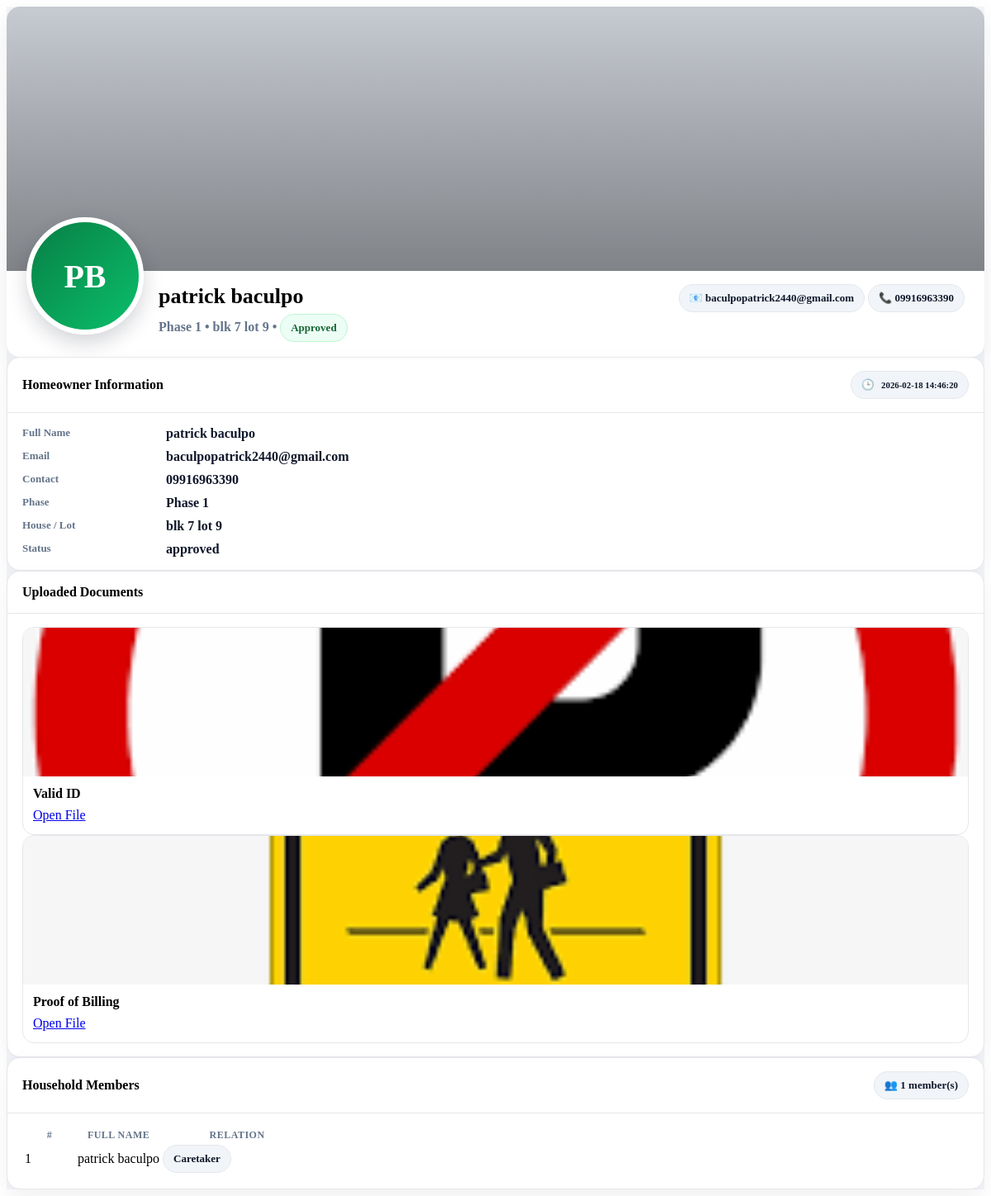
The app's page /admin/homeowner_profile_ajax.php?id=74 (signed in) with its own data.
### tables this page shows
CREATE TABLE `homeowners` (
  `id` int(11) NOT NULL,
  `public_id` varchar(20) DEFAULT NULL,
  `first_name` varchar(100) NOT NULL,
  `middle_name` varchar(100) DEFAULT NULL,
  `last_name` varchar(100) NOT NULL,
  `contact_number` varchar(15) NOT NULL,
  `email` varchar(255) NOT NULL,
  `password` varchar(255) NOT NULL,
  `must_change_password` tinyint(1) NOT NULL DEFAULT 1,
  `phase` enum('Phase 1','Phase 2','Phase 3') NOT NULL,
  `house_lot_number` varchar(50) NOT NULL,
  `valid_id_path` varchar(255) NOT NULL,
  `proof_of_billing_path` varchar(255) NOT NULL,
  `latitude` decimal(10,7) DEFAULT NULL,
  `longitude` decimal(10,7) DEFAULT NULL,
  `status` enum('pending','approved','rejected') DEFAULT 'pending',
  `admin_id` int(11) DEFAULT NULL,
  `created_at` timestamp NOT NULL DEFAULT current_timestamp(),
  `reset_token` varchar(255) DEFAULT NULL,
  `reset_expires` datetime DEFAULT NULL
);

CREATE TABLE `household_members` (
  `id` int(11) NOT NULL,
  `homeowner_id` int(11) NOT NULL,
  `first_name` varchar(100) NOT NULL,
  `middle_name` varchar(100) DEFAULT NULL,
  `last_name` varchar(100) NOT NULL,
  `relation` enum('Homeowner','Spouse','Child','Parent','Relative','Tenant','Caretaker') NOT NULL
);

### admin/homeowner_profile_ajax.php (the view, shortened to what this page needs)
<?php
$host = "localhost";
$db   = "south_meridian_hoa";
$user = "root";
$pass = "";
$conn = new mysqli($host, $user, $pass, $db);
$conn->set_charset("utf8mb4");
function esc($v){ return htmlspecialchars((string)$v, ENT_QUOTES, 'UTF-8'); }
function render_homeowner_profile_html(mysqli $conn, string $admin_role, string $admin_phase, int $id): string {
  if ($admin_role === 'superadmin') {
    $stmt = $conn->prepare("SELECT * FROM homeowners WHERE id=?");
    $stmt->bind_param("i", $id);
  } else {
    $stmt = $conn->prepare("SELECT * FROM homeowners WHERE id=? AND phase=?");
    $stmt->bind_param("is", $id, $admin_phase);
  }
  $stmt->execute();
  $homeowner = $stmt->get_result()->fetch_assoc();
  $stmt = $conn->prepare("SELECT * FROM household_members WHERE homeowner_id=? ORDER BY id ASC");
  $stmt->bind_param("i", $id);
  $stmt->execute();
  $members = $stmt->get_result();
  $lat = $homeowner['latitude'] ?? '';
  $lng = $homeowner['longitude'] ?? '';
  $validId = $homeowner['valid_id_path'] ?? '';
  $proof   = $homeowner['proof_of_billing_path'] ?? '';
  $fn = trim((string)($homeowner['first_name'] ?? ''));
  $ln = trim((string)($homeowner['last_name'] ?? ''));
  $initials = strtoupper(($fn ? $fn[0] : 'H') . ($ln ? $ln[0] : 'O'));
  $status = strtolower((string)($homeowner['status'] ?? 'pending'));
  $badgeClass = 'badge-soft-warning';
  if ($status === 'approved') $badgeClass = 'badge-soft-success';
  ?>
  <div class="p-3 p-lg-4" style="background:var(--bg);">
    <div class="profile-shell mb-4">
      <div class="cover">
        <?php if (!empty($lat) && !empty($lng)): ?>
          <div id="coverMap" data-lat="<?= esc($lat) ?>" data-lng="<?= esc($lng) ?>"></div>
          <div class="cover-overlay"></div>
        <?php else: ?>
          <div class="h-100 w-100 d-flex align-items-center justify-content-center bg-light">
            <div class="text-muted fw-semibold">No location saved for this homeowner.</div>
          </div>
        <?php endif; ?>
      </div>
      <div class="profile-header">
        <div class="avatar"><?= esc($initials) ?></div>
        <div class="profile-meta">
          <div>
            <p class="name"><?= esc(($homeowner['first_name'] ?? '').' '.($homeowner['middle_name'] ?? '').' '.($homeowner['last_name'] ?? '')) ?></p>
            <p class="subline">
              <?= esc($homeowner['phase'] ?? '') ?> • <?= esc($homeowner['house_lot_number'] ?? '') ?> •
              <span class="pill <?= esc($badgeClass) ?>"><?= esc(ucfirst($status)) ?></span>
            </p>
          </div>
          <div class="d-flex gap-2 flex-wrap">
            <span class="pill">📧 <?= esc($homeowner['email'] ?? '') ?></span>
            <span class="pill">📞 <?= esc($homeowner['contact_number'] ?? '') ?></span>
          </div>
        </div>
      </div>
    </div>
    <div class="row g-4">
      <div class="col-lg-5">
        <div class="cardx mb-4">
          <div class="cardx-head">
            <h5 class="cardx-title">Homeowner Information</h5>
            <span class="pill">🕒 <small><?= esc($homeowner['created_at'] ?? '') ?></small></span>
          </div>
          <div class="cardx-body">
            <div class="kv">
              <div class="k">Full Name</div>
              <div class="v"><?= esc(($homeowner['first_name'] ?? '').' '.($homeowner['middle_name'] ?? '').' '.($homeowner['last_name'] ?? '')) ?></div>
              <div class="k">Email</div>
              <div class="v"><?= esc($homeowner['email'] ?? '') ?></div>
              <div class="k">Contact</div>
              <div class="v"><?= esc($homeowner['contact_number'] ?? '') ?></div>
              <div class="k">Phase</div>
              <div class="v"><?= esc($homeowner['phase'] ?? '') ?></div>
              <div class="k">House / Lot</div>
              <div class="v"><?= esc($homeowner['house_lot_number'] ?? '') ?></div>
              <div class="k">Status</div>
              <div class="v text-capitalize"><?= esc($status) ?></div>
            </div>
          </div>
        </div>
        <div class="cardx">
          <div class="cardx-head"><h5 class="cardx-title">Uploaded Documents</h5></div>
          <div class="cardx-body">
            <div class="row g-3">
              <div class="col-12">
                <div class="doc-card">
                  <?php if ($validId): ?>
                    <img class="doc-thumb" src="<?= esc($validId) ?>" alt="Valid ID" onerror="this.style.display='none'">
                  <?php else: ?>
                    <div class="doc-thumb d-flex align-items-center justify-content-center text-muted fw-semibold">
                      No Valid ID uploaded
                    </div>
                  <?php endif; ?>
                  <div class="doc-meta">
                    <p class="doc-title mb-1">Valid ID</p>
                    <?php if ($validId): ?>
                      <a class="btn btn-sm btn-success" target="_blank" href="<?= esc($validId) ?>">Open File</a>
                    <?php else: ?>
                      <span class="text-muted fw-semibold">—</span>
                    <?php endif; ?>
                  </div>
                </div>
              </div>
              <div class="col-12">
                <div class="doc-card">
                  <?php if ($proof): ?>
                    <img class="doc-thumb" src="<?= esc($proof) ?>" alt="Proof of Billing" onerror="this.style.display='none'">
                  <?php else: ?>
                    <div class="doc-thumb d-flex align-items-center justify-content-center text-muted fw-semibold">
                      No Proof of Billing uploaded
                    </div>
                  <?php endif; ?>
                  <div class="doc-meta">
                    <p class="doc-title mb-1">Proof of Billing</p>
                    <?php if ($proof): ?>
                      <a class="btn btn-sm btn-success" target="_blank" href="<?= esc($proof) ?>">Open File</a>
                    <?php else: ?>
                      <span class="text-muted fw-semibold">—</span>
                    <?php endif; ?>
                  </div>
                </div>
              </div>
            </div>
          </div>
        </div>
      </div>
      <div class="col-lg-7">
        <div class="cardx">
          <div class="cardx-head">
            <h5 class="cardx-title">Household Members</h5>
            <span class="pill">👥 <?= (int)$members->num_rows ?> member(s)</span>
          </div>
          <div class="cardx-body">
            <?php if ($members->num_rows > 0): ?>
              <div class="table-responsive">
                <table class="table table-hover align-middle mb-0">
                  <thead>
                    <tr>
                      <th style="width:60px;">#</th>
                      <th>Full Name</th>
                      <th style="width:180px;">Relation</th>
                    </tr>
                  </thead>
                  <tbody>
                    <?php $i=1; while($m = $members->fetch_assoc()): ?>
                      <tr>
                        <td class="fw-bold"><?= $i++ ?></td>
                        <td class="fw-semibold">
                          <?= esc($m['first_name'] ?? '') ?> <?= esc($m['middle_name'] ?? '') ?> <?= esc($m['last_name'] ?? '') ?>
                        </td>
                        <td><span class="pill"><?= esc($m['relation'] ?? '') ?></span></td>
                      </tr>
                    <?php endwhile; ?>
                  </tbody>
                </table>
              </div>
            <?php else: ?>
              <div class="text-muted fw-semibold">No household members found.</div>
            <?php endif; ?>
          </div>
        </div>
      </div>
    </div>
  </div>
  <?php
  return ob_get_clean();
}
$id = (int)($_GET['id'] ?? 0);
$admin_id_sess = (int)($_SESSION['admin_id'] ?? 0);
$admin_phase = (string)($_SESSION['admin_phase'] ?? '');
$admin_role  = (string)($_SESSION['admin_role'] ?? '');
if ($admin_id_sess > 0) {
  $stmt = $conn->prepare("SELECT phase, role FROM admins WHERE id=?");
  $stmt->bind_param("i", $admin_id_sess);
  $stmt->execute();
  $a = $stmt->get_result()->fetch_assoc();
  $admin_phase = $a['phase'] ?? $admin_phase;
  $admin_role  = $a['role'] ?? $admin_role;
}
echo render_homeowner_profile_html($conn, $admin_role, $admin_phase, $id);

### admin/homeowner_profile_ajax.php (style rules this page uses)
.profile-shell { border-radius:16px;overflow:hidden;box-shadow:0 12px 32px rgba(15,23,42,.08);background:var(--card); }
.cover { position:relative;height:320px;background:#e9eef6; }
#coverMap { height:100%;width:100%; }
.cover-overlay { position:absolute;inset:0;background:linear-gradient(to bottom,rgba(0,0,0,.15),rgba(0,0,0,.45));z-index:2;pointer-events:none; }
.profile-header { position:relative;padding:0 24px 18px; }
.avatar { width:130px;height:130px;border-radius:50%;background:linear-gradient(135deg,var(--brand),#0bbf6a); border:6px solid #fff;display:grid;place-items:center;color:#fff;font-weight:800;font-size:40px; position:absolute;top:-65px;left:24px;z-index:4;box-shadow:0 10px 25px rgba(15,23,42,.18); }
.profile-meta { padding-top:16px;padding-left:160px;display:flex;align-items:flex-start;justify-content:space-between;gap:16px;flex-wrap:wrap; }
.name { font-size:26px;font-weight:800;margin:0;line-height:1.15; }
.subline { margin:6px 0 0;color:var(--muted);font-weight:600; }
.pill { display:inline-flex;align-items:center;gap:8px;padding:8px 12px;border-radius:999px;background:#f1f5f9;color:#0f172a; font-weight:700;font-size:13px;border:1px solid var(--border); }
.badge-soft-success { background:#ecfdf5;border:1px solid #bbf7d0;color:#166534; }
.cardx { background:var(--card);border:1px solid var(--border);border-radius:16px;box-shadow:0 10px 24px rgba(15,23,42,.06); }
.cardx-head { padding:16px 18px;border-bottom:1px solid var(--border);display:flex;align-items:center;justify-content:space-between;gap:12px; }
.cardx-title { margin:0;font-weight:800;font-size:16px; }
.cardx-body { padding:16px 18px; }
.kv { display:grid;grid-template-columns:160px 1fr;gap:10px 14px; }
.k { color:var(--muted);font-weight:700;font-size:13px; }
.v { font-weight:700;color:var(--ink); }
.doc-card { border:1px solid var(--border);border-radius:14px;overflow:hidden;background:#fff; }
.doc-thumb { width:100%;height:180px;object-fit:cover;background:#f1f5f9;display:block; }
.doc-meta { padding:12px 12px 14px; }
.doc-title { font-weight:800;margin:0 0 8px; }
.table thead th { font-size:12px;color:var(--muted);text-transform:uppercase;letter-spacing:.04em; }

### records on screen
homeowners: initials "PB", first_name+middle_name+last_name "patrick baculpo", phase "Phase 1", house_lot_number "blk 7 lot 9", status "Approved", email "baculpopatrick2440@gmail.com", contact_number "09916963390", created_at "2026-02-18 14:46:20", status "approved", valid_id_path (picture), proof_of_billing_path (picture)
household_members: first_name "patrick", last_name "baculpo", relation "Caretaker"

### other values on screen
$members->num_rows "1"
